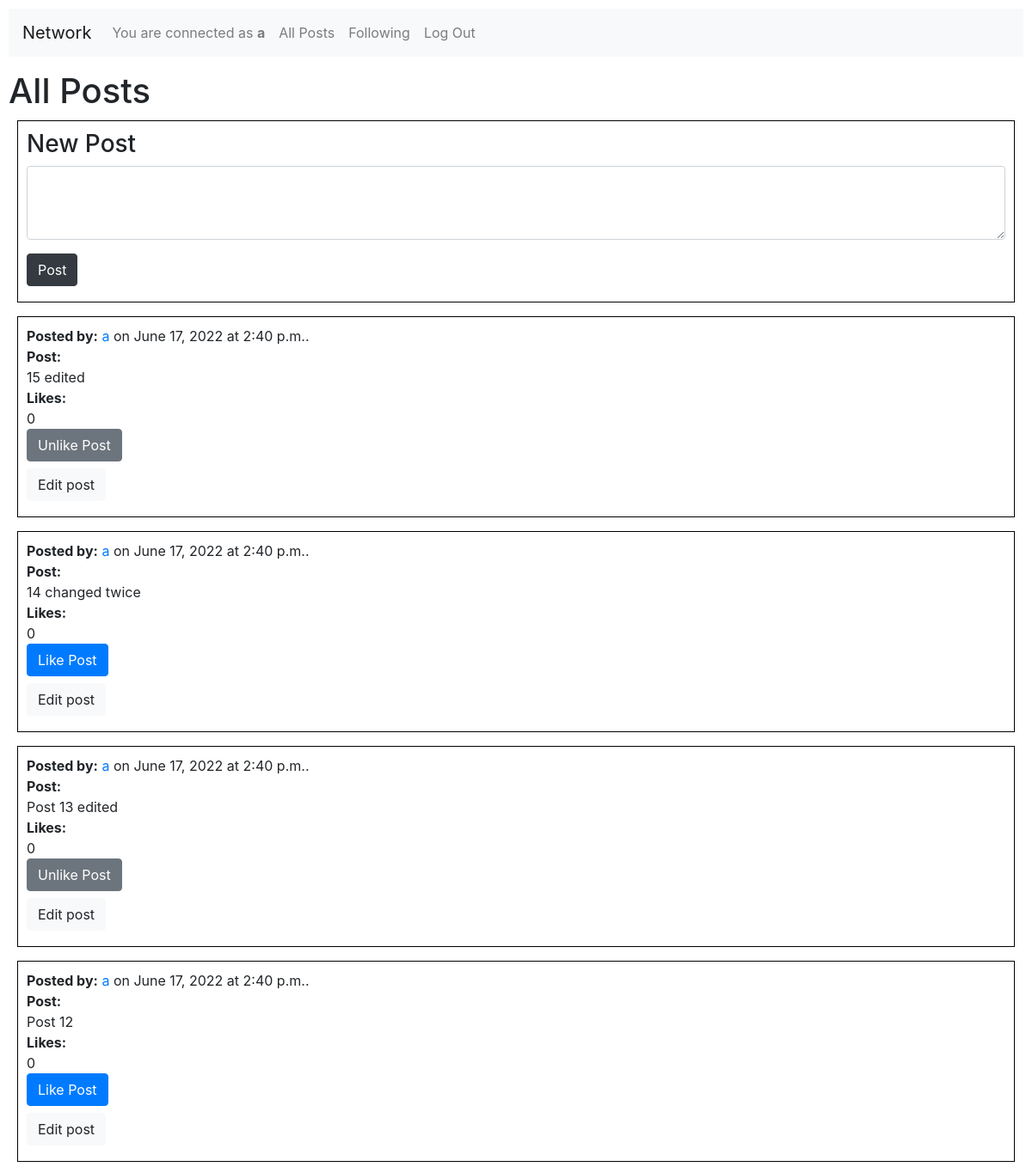
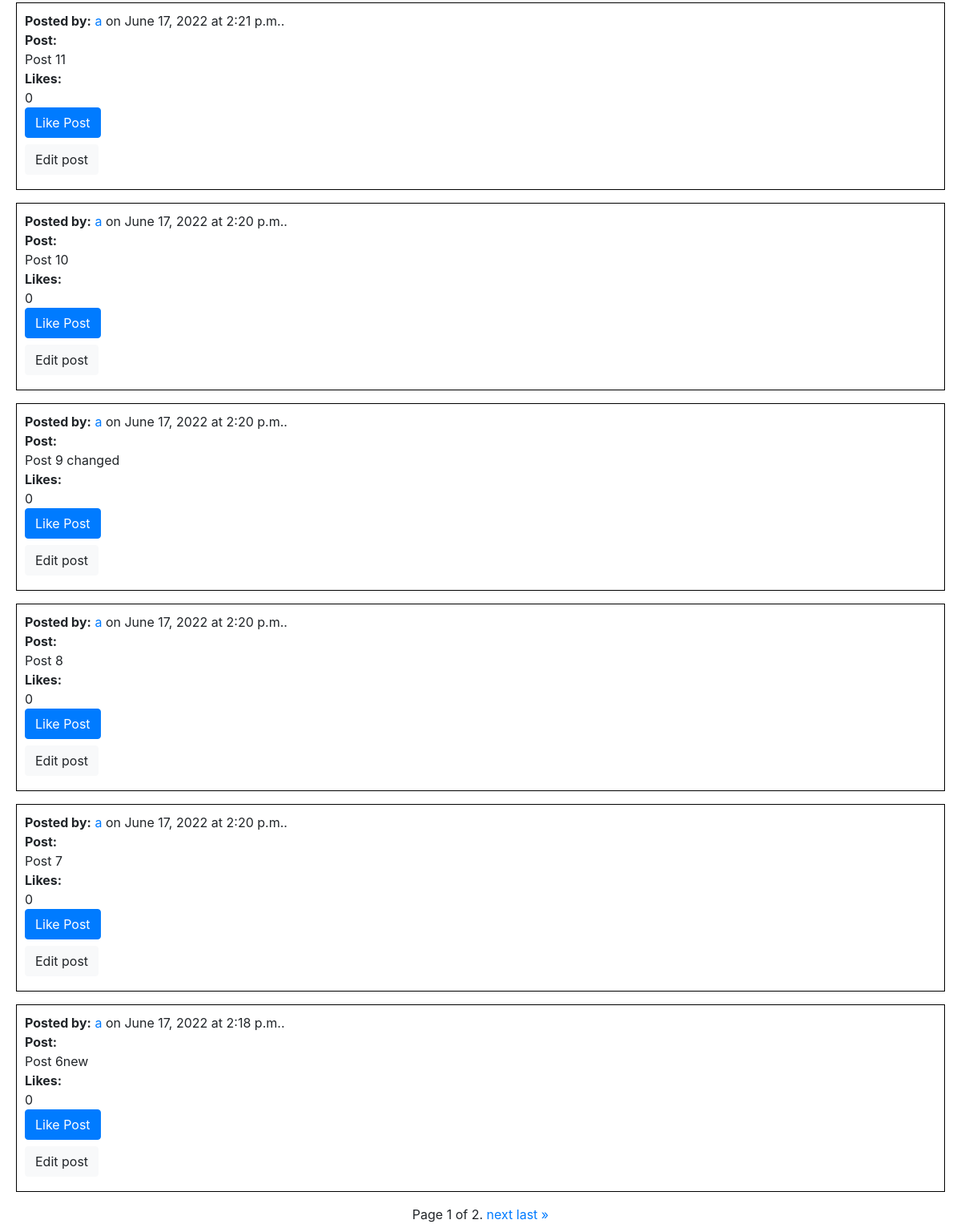
Before: / (signed in) with the older database file (2 pictures, top to bottom).
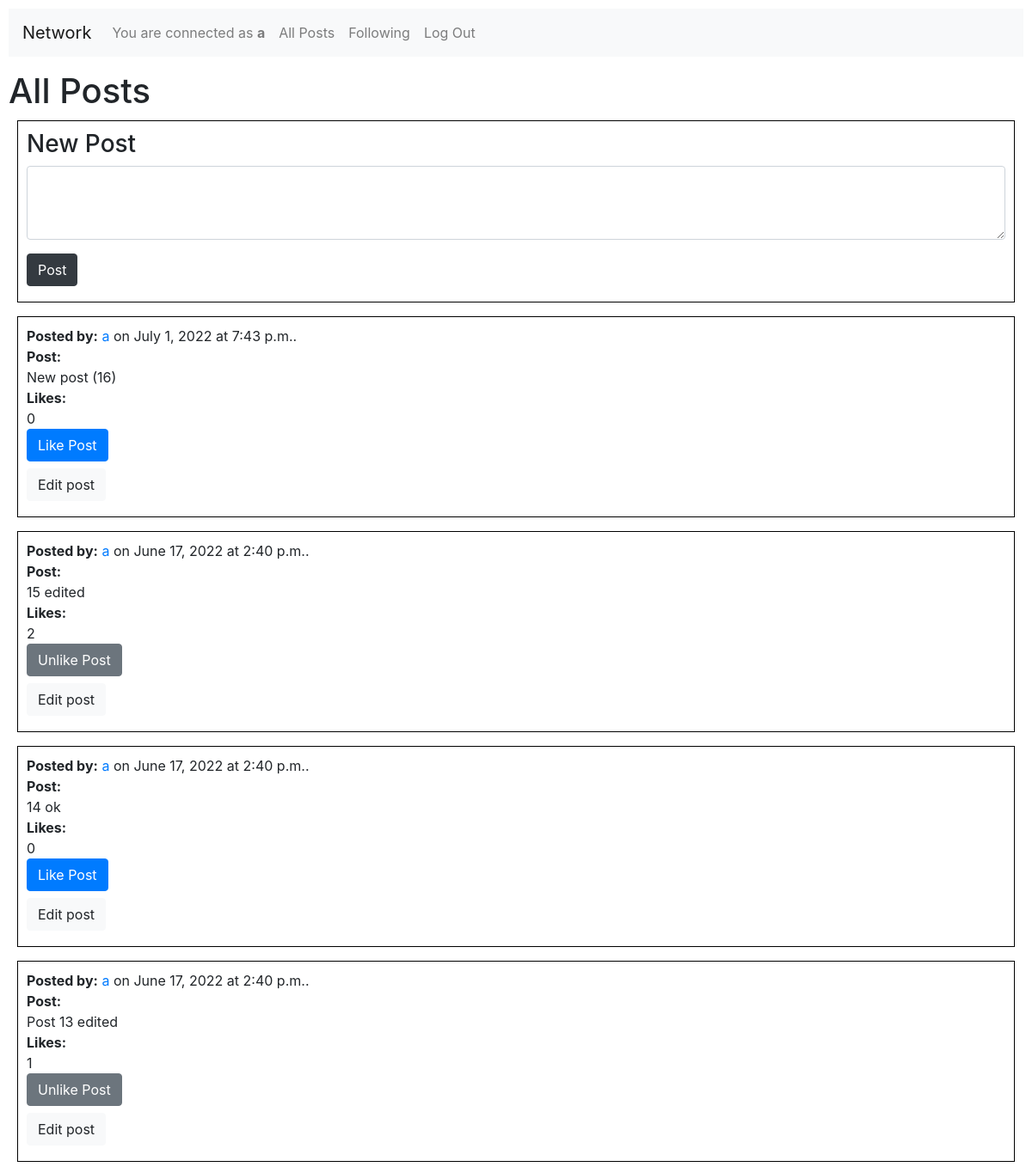
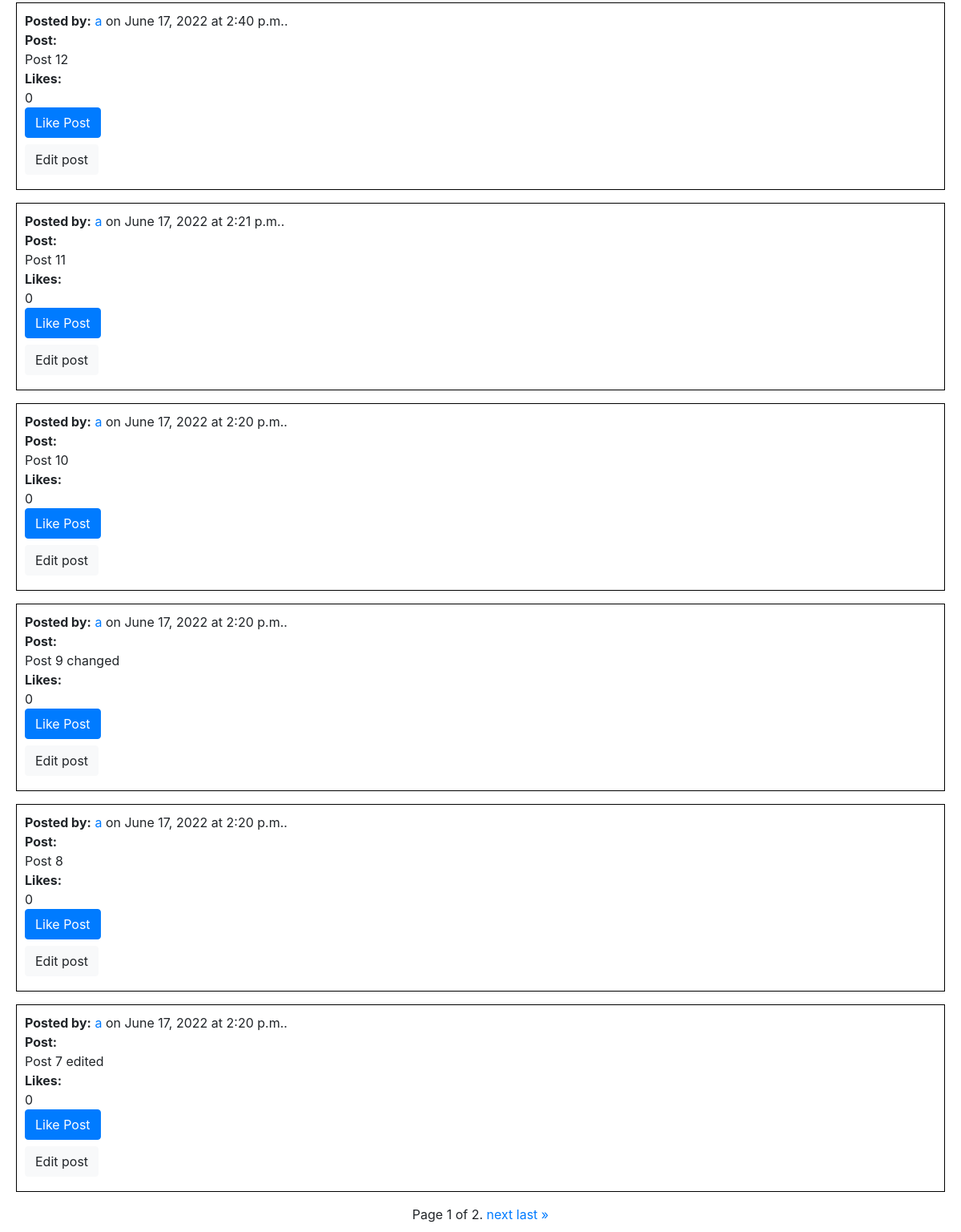
After: the same page with the newer database file (2 pictures, top to bottom).
### network/models.py (models this page shows, shortened)
class Post(models.Model):
    userid = models.ForeignKey(User, on_delete=models.CASCADE, related_name="user")
    post = models.TextField(max_length=500)
    datetime = models.DateTimeField(default=datetime.now)
    likes = models.IntegerField(default=0)

class User(AbstractUser):
    pass

### network/views.py (the view)
# urls.py: path("", views.index, name="index"),
def index(request):
    user = request.user
    if request.method == "POST":
        posted = request.POST["posted"]
        user = request.user
        post = posted
        now = datetime.now()
        likes = 0
        newpost = Post(userid=user, post=post, datetime=now, likes=likes)
        newpost.save()
        posts = Post.objects.all().order_by('-id')
        paginator = Paginator(posts, 10) # test Paginator with 10 per page
        page_number = request.GET.get('page')
        page_obj = paginator.get_page(page_number)
        return render(request, "network/index.html", {
            "posts": posts,
            "page_obj": page_obj
        })
    else:
        posts = Post.objects.all().order_by('-id')
        paginator = Paginator(posts, 10) # test Paginator with 10 per page
        page_number = request.GET.get('page')
        page_obj = paginator.get_page(page_number)
        postslikedbyuser = Like.objects.filter(likedby=user).values_list('postid', flat=True)
        return render(request, "network/index.html", {
            "posts": posts,
            "page_obj": page_obj,
            "postslikedbyuser": postslikedbyuser
        })

### network/templates/network/index.html (shortened to what this page needs)
{% extends "network/layout.html" %}
{% block body %}
    <h1>All Posts</h1>
    {% if user.is_authenticated %}
    <div class="subdiv">
        <h3>New Post</h3>
        <form action="{% url 'index' %}" method="post">
            <textarea class="form-control" name="posted" rows="3" required></textarea >
            <button type="submit" class="btn btn-dark mb-2">Post</button>
        </form>
    </div>
    {% else %}
    <div>
        You must <a href="{% url 'login' %}">Log In</a> in order to post!
    </div>
    {% endif %}
    {% for post in page_obj %}
    <div id="{{post.id}}" class="subdiv">
        <b>Posted by:</b> <a href="{% url 'profile_page' post.userid.username %}">{{ post.userid.username }}</a>
        on {{ post.datetime.date }}
        at {{ post.datetime.time }}.
        <br>
        <b>Post:</b>
        <div id="post{{post.id}}">{{ post.post }}</div>
        <b>Likes:</b >
        <div id="likecount{{post.id}}">{{ post.likes }}</div>
        {% if post.id in postslikedbyuser %}
            <button id="buttonlike{{post.id}}" onclick="like({{post.id}})" class="buttonedit btn btn-secondary mb-2">Unlike Post</button>
        {% else %}
            <button id="buttonlike{{post.id}}" onclick="like({{post.id}})" class="buttonedit btn btn-primary mb-2">Like Post</button>
        {% endif %}
        <br>
        {% if post.userid.username == user.username %}
            <div>
                <button id="button{{post.id}}" onclick="editpost({{post.id}})" class="buttonedit btn btn-light mb-2">Edit post</button>
            </div>
        {% endif %}
    </div>
    {% empty %}
        We haven't found any post, yet!
        <p></p>
    {% endfor %}
    <nav aria-label="Page navigation example">
        <div class="pagination justify-content-center pagination-lg">
            <span class="step-links">
                <span class="current">
                    Page {{ page_obj.number }} of {{ page_obj.paginator.num_pages }}.
                </span>
                {% if page_obj.has_next %}
                    <a href="?page={{ page_obj.next_page_number }}">next</a>
                    <a href="?page={{ page_obj.paginator.num_pages }}">last &raquo;</a>
                {% endif %}
            </span>
        </div>
    </nav>
{% endblock %}

Changed rows visible on the page:
no longer on this page (row unchanged): Post: userid.username "a", datetime "June 17, 2022", datetime.time "2:18 p.m.", post "Post 6new", likes "0"
added Post: userid.username "a", datetime "July 1, 2022", datetime.time "7:43 p.m.", post "New post (16)", likes "0"
changed Post "15 edited": likes "0" → "2"
changed Post (number 3 of 10 on the later page): post "14 changed twice" → "14 ok"
changed Post "Post 13 edited": likes "0" → "1"
changed Post: post "Post 7" → "Post 7 edited"
